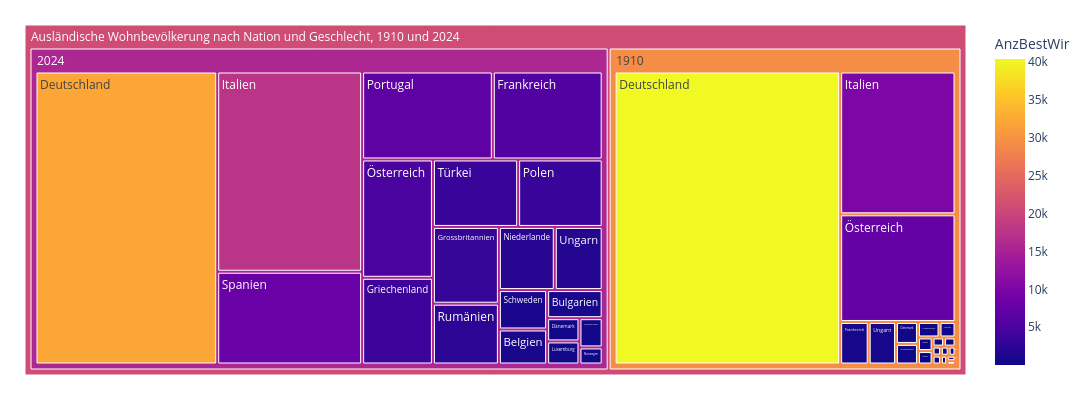

Notebook cell for this chart:
### Code cell
treeMap1 = mypy_dv.plot_px_treemap(
    data=myTM.reset_index()
    ,levels=['Jahr_nbr','NationHistLang']
    ,values="AnzBestWir"
    ,color="AnzBestWir"
    #, color_continuous_scale='Blues'
    ,color_discrete_map={'(?)':'lightgrey', 'Wohnen':'lightblue'}   
    ,height=400
    ,width=1100               
    #,margin_val_bottom=25
    ,myHeaderTitle="Ausländische Wohnbevölkerung nach Nation und Geschlecht, "+str(myTM.reset_index().Jahr_nbr.min()) +" und " +str(myTM.reset_index().Jahr_nbr.max())
)
treeMap1

### Figure 1 — Plotly figure (JSON) as saved in the notebook; plotly's stock layout.template omitted (floating-point values rounded to 4 significant figures)
{"data": [{"branchvalues": "total", "customdata": [[64], [1019], [46], [940], [40373], [32091], [295], [453], [741], [5826], [46], [3700], [276], [3052], [10065], [17492], [43], [151], [409], [28], [450], [204], [2128], [33], [239], [3437], [17], [6929], [121], [2417], [64], [1146], [120], [8102], [38], [3465], [710], [1822], [7587], [5049], [29340.0], [15710.0], [20870.0]], "domain": {"x": [0, 1], "y": [0, 1]}, "hovertemplate": "%{label}<br><br>Anzahl:<br>%{value}<extra></extra>", "ids": ["Ausländische Wohnbevölkerung nach Nation und Geschlecht, 1910 und 2024/1910/Belgien", "Ausländische Wohnbevölkerung nach Nation und Geschlecht, 1910 und 2024/2024/Belgien", "Ausländische Wohnbevölkerung nach Nation und Geschlecht, 1910 und 2024/1910/Bulgarien", "Ausländische Wohnbevölkerung nach Nation und Geschlecht, 1910 und 2024/2024/Bulgarien", "Ausländische Wohnbevölkerung nach Nation und Geschlecht, 1910 und 2024/1910/Deutschland", "Ausländische Wohnbevölkerung nach Nation und Geschlecht, 1910 und 2024/2024/Deutschland", "Ausländische Wohnbevölkerung nach Nation und Geschlecht, 1910 und 2024/1910/Dänemark", "Ausländische Wohnbevölkerung nach Nation und Geschlecht, 1910 und 2024/2024/Dänemark", "Ausländische Wohnbevölkerung nach Nation und Geschlecht, 1910 und 2024/1910/Frankreich", "Ausländische Wohnbevölkerung nach Nation und Geschlecht, 1910 und 2024/2024/Frankreich", "Ausländische Wohnbevölkerung nach Nation und Geschlecht, 1910 und 2024/1910/Griechenland", "Ausländische Wohnbevölkerung nach Nation und Geschlecht, 1910 und 2024/2024/Griechenland", "Ausländische Wohnbevölkerung nach Nation und Geschlecht, 1910 und 2024/1910/Grossbritannien", "Ausländische Wohnbevölkerung nach Nation und Geschlecht, 1910 und 2024/2024/Grossbritannien", "Ausländische Wohnbevölkerung nach Nation und Geschlecht, 1910 und 2024/1910/Italien", "Ausländische Wohnbevölkerung nach Nation und Geschlecht, 1910 und 2024/2024/Italien", "Ausländische Wohnbevölkerung nach Nation und Geschlecht, 1910 und 2024/1910/Jugoslawien", "Ausländische Wohnbevölkerung nach Nation und Geschlecht, 1910 und 2024/1910/Liechtenstein", "Ausländische Wohnbevölkerung nach Nation und Geschlecht, 1910 und 2024/2024/Liechtenstein", "Ausländische Wohnbevölkerung nach Nation und Geschlecht, 1910 und 2024/1910/Luxemburg", "Ausländische Wohnbevölkerung nach Nation und Geschlecht, 1910 und 2024/2024/Luxemburg", "Ausländische Wohnbevölkerung nach Nation und Geschlecht, 1910 und 2024/1910/Niederlande", "Ausländische Wohnbevölkerung nach Nation und Geschlecht, 1910 und 2024/2024/Niederlande", "Ausländische Wohnbevölkerung nach Nation und Geschlecht, 1910 und 2024/1910/Norwegen", "Ausländische Wohnbevölkerung nach Nation und Geschlecht, 1910 und 2024/2024/Norwegen", "Ausländische Wohnbevölkerung nach Nation und Geschlecht, 1910 und 2024/2024/Polen", "Ausländische Wohnbevölkerung nach Nation und Geschlecht, 1910 und 2024/1910/Portugal", "Ausländische Wohnbevölkerung nach Nation und Geschlecht, 1910 und 2024/2024/Portugal", "Ausländische Wohnbevölkerung nach Nation und Geschlecht, 1910 und 2024/1910/Rumänien", "Ausländische Wohnbevölkerung nach Nation und Geschlecht, 1910 und 2024/2024/Rumänien", "Ausländische Wohnbevölkerung nach Nation und Geschlecht, 1910 und 2024/1910/Schweden", "Ausländische Wohnbevölkerung nach Nation und Geschlecht, 1910 und 2024/2024/Schweden", "Ausländische Wohnbevölkerung nach Nation und Geschlecht, 1910 und 2024/1910/Spanien", "Ausländische Wohnbevölkerung nach Nation und Geschlecht, 1910 und 2024/2024/Spanien", "Ausländische Wohnbevölkerung nach Nation und Geschlecht, 1910 und 2024/1910/Türkei", "Ausländische Wohnbevölkerung nach Nation und Geschlecht, 1910 und 2024/2024/Türkei", "Ausländische Wohnbevölkerung nach Nation und Geschlecht, 1910 und 2024/1910/Ungarn", "Ausländische Wohnbevölkerung nach Nation und Geschlecht, 1910 und 2024/2024/Ungarn", "Ausländische Wohnbevölkerung nach Nation und Geschlecht, 1910 und 2024/1910/Österreich", "Ausländische Wohnbevölkerung nach Nation und Geschlecht, 1910 und 2024/2024/Österreich", "Ausländische Wohnbevölkerung nach Nation und Geschlecht, 1910 und 2024/1910", "Ausländische Wohnbevölkerung nach Nation und Geschlecht, 1910 und 2024/2024", "Ausländische Wohnbevölkerung nach Nation und Geschlecht, 1910 und 2024"], "labels": ["Belgien", "Belgien", "Bulgarien", "Bulgarien", "Deutschland", "Deutschland", "Dänemark", "Dänemark", "Frankreich", "Frankreich", "Griechenland", "Griechenland", "Grossbritannien", "Grossbritannien", "Italien", "Italien", "Jugoslawien", "Liechtenstein", "Liechtenstein", "Luxemburg", "Luxemburg", "Niederlande", "Niederlande", "Norwegen", "Norwegen", "Polen", "Portugal", "Portugal", "Rumänien", "Rumänien", "Schweden", "Schweden", "Spanien", "Spanien", "Türkei", "Türkei", "Ungarn", "Ungarn", "Österreich", "Österreich", "1910", "2024", "Ausländische Wohnbevölkerung nach Nation und Geschlecht, 1910 und 2024"], "marker": {"coloraxis": "coloraxis", "colors": [64, 1019, 46, 940, 40373, 32091, 295, 453, 741, 5826, 46, 3700, 276, 3052, 10065, 17492, 43, 151, 409, 28, 450, 204, 2128, 33, 239, 3437, 17, 6929, 121, 2417, 64, 1146, 120, 8102, 38, 3465, 710, 1822, 7587, 5049, 29340.0, 15710.0, 20870.0]}, "name": "", "parents": ["Ausländische Wohnbevölkerung nach Nation und Geschlecht, 1910 und 2024/1910", "Ausländische Wohnbevölkerung nach Nation und Geschlecht, 1910 und 2024/2024", "Ausländische Wohnbevölkerung nach Nation und Geschlecht, 1910 und 2024/1910", "Ausländische Wohnbevölkerung nach Nation und Geschlecht, 1910 und 2024/2024", "Ausländische Wohnbevölkerung nach Nation und Geschlecht, 1910 und 2024/1910", "Ausländische Wohnbevölkerung nach Nation und Geschlecht, 1910 und 2024/2024", "Ausländische Wohnbevölkerung nach Nation und Geschlecht, 1910 und 2024/1910", "Ausländische Wohnbevölkerung nach Nation und Geschlecht, 1910 und 2024/2024", "Ausländische Wohnbevölkerung nach Nation und Geschlecht, 1910 und 2024/1910", "Ausländische Wohnbevölkerung nach Nation und Geschlecht, 1910 und 2024/2024", "Ausländische Wohnbevölkerung nach Nation und Geschlecht, 1910 und 2024/1910", "Ausländische Wohnbevölkerung nach Nation und Geschlecht, 1910 und 2024/2024", "Ausländische Wohnbevölkerung nach Nation und Geschlecht, 1910 und 2024/1910", "Ausländische Wohnbevölkerung nach Nation und Geschlecht, 1910 und 2024/2024", "Ausländische Wohnbevölkerung nach Nation und Geschlecht, 1910 und 2024/1910", "Ausländische Wohnbevölkerung nach Nation und Geschlecht, 1910 und 2024/2024", "Ausländische Wohnbevölkerung nach Nation und Geschlecht, 1910 und 2024/1910", "Ausländische Wohnbevölkerung nach Nation und Geschlecht, 1910 und 2024/1910", "Ausländische Wohnbevölkerung nach Nation und Geschlecht, 1910 und 2024/2024", "Ausländische Wohnbevölkerung nach Nation und Geschlecht, 1910 und 2024/1910", "Ausländische Wohnbevölkerung nach Nation und Geschlecht, 1910 und 2024/2024", "Ausländische Wohnbevölkerung nach Nation und Geschlecht, 1910 und 2024/1910", "Ausländische Wohnbevölkerung nach Nation und Geschlecht, 1910 und 2024/2024", "Ausländische Wohnbevölkerung nach Nation und Geschlecht, 1910 und 2024/1910", "Ausländische Wohnbevölkerung nach Nation und Geschlecht, 1910 und 2024/2024", "Ausländische Wohnbevölkerung nach Nation und Geschlecht, 1910 und 2024/2024", "Ausländische Wohnbevölkerung nach Nation und Geschlecht, 1910 und 2024/1910", "Ausländische Wohnbevölkerung nach Nation und Geschlecht, 1910 und 2024/2024", "Ausländische Wohnbevölkerung nach Nation und Geschlecht, 1910 und 2024/1910", "Ausländische Wohnbevölkerung nach Nation und Geschlecht, 1910 und 2024/2024", "Ausländische Wohnbevölkerung nach Nation und Geschlecht, 1910 und 2024/1910", "Ausländische Wohnbevölkerung nach Nation und Geschlecht, 1910 und 2024/2024", "Ausländische Wohnbevölkerung nach Nation und Geschlecht, 1910 und 2024/1910", "Ausländische Wohnbevölkerung nach Nation und Geschlecht, 1910 und 2024/2024", "Ausländische Wohnbevölkerung nach Nation und Geschlecht, 1910 und 2024/1910", "Ausländische Wohnbevölkerung nach Nation und Geschlecht, 1910 und 2024/2024", "Ausländische Wohnbevölkerung nach Nation und Geschlecht, 1910 und 2024/1910", "Ausländische Wohnbevölkerung nach Nation und Geschlecht, 1910 und 2024/2024", "Ausländische Wohnbevölkerung nach Nation und Geschlecht, 1910 und 2024/1910", "Ausländische Wohnbevölkerung nach Nation und Geschlecht, 1910 und 2024/2024", "Ausländische Wohnbevölkerung nach Nation und Geschlecht, 1910 und 2024", "Ausländische Wohnbevölkerung nach Nation und Geschlecht, 1910 und 2024", ""], "root": {"color": "grey"}, "type": "treemap", "values": [64, 1019, 46, 940, 40373, 32091, 295, 453, 741, 5826, 46, 3700, 276, 3052, 10065, 17492, 43, 151, 409, 28, 450, 204, 2128, 33, 239, 3437, 17, 6929, 121, 2417, 64, 1146, 120, 8102, 38, 3465, 710, 1822, 7587, 5049, 61022, 100166, 161188]}], "layout": {"coloraxis": {"colorbar": {"title": {"text": "AnzBestWir"}}, "colorscale": [[0, "#0d0887"], [0.1111, "#46039f"], [0.2222, "#7201a8"], [0.3333, "#9c179e"], [0.4444, "#bd3786"], [0.5556, "#d8576b"], [0.6667, "#ed7953"], [0.7778, "#fb9f3a"], [0.8889, "#fdca26"], [1, "#f0f921"]]}, "height": 400, "legend": {"tracegroupgap": 0}, "margin": {"b": 25, "l": 25, "r": 25, "t": 25}, "width": 1100}}
